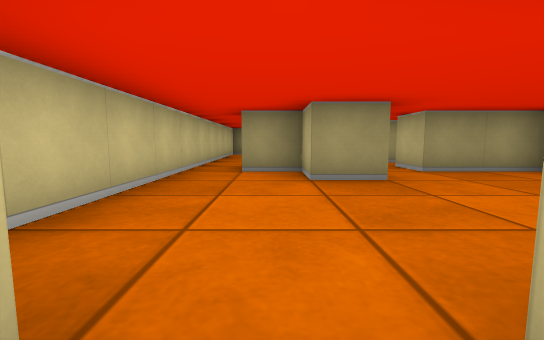
[1] (above)

15 first-person views from a walk through a cub3D ray-caster map. The camera is about half as high as the walls, tilts 6° down and sees 90° across. The floor is counted in squares. Each view is taken from the middle of a square. On the plan, view 1 faces up. The plan holds only what a view shows up to about 9 squares ahead; the rest is blank.

[2]
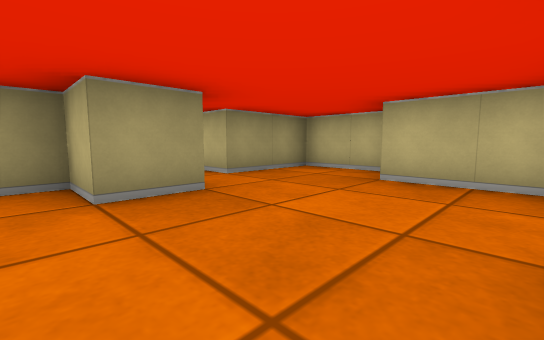

[3]
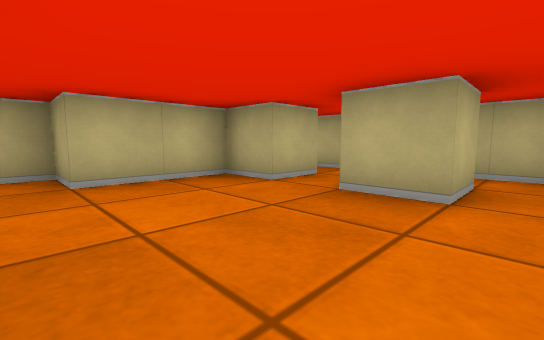

[4]
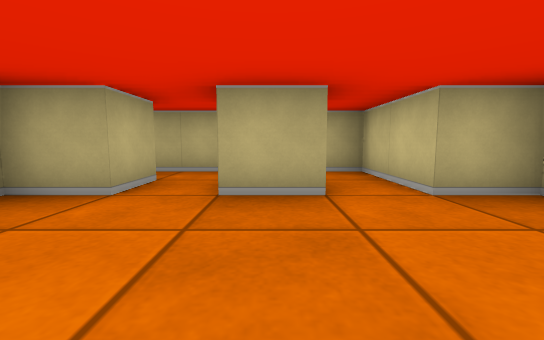

[5]
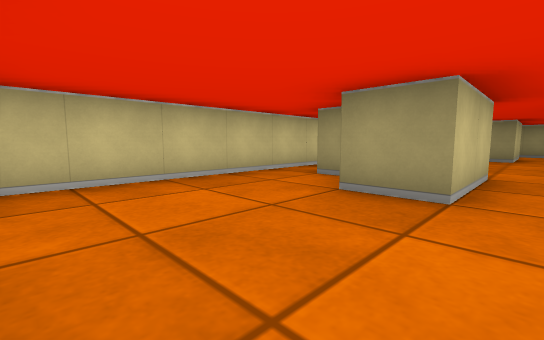

[6]
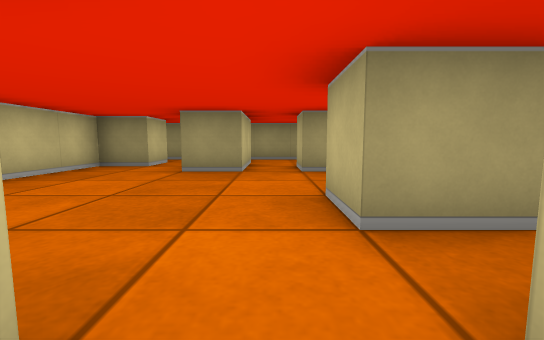

[7]
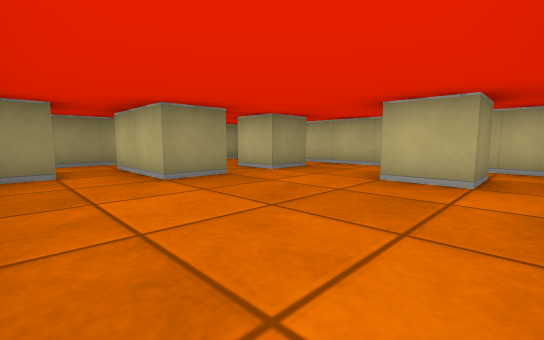

[8]
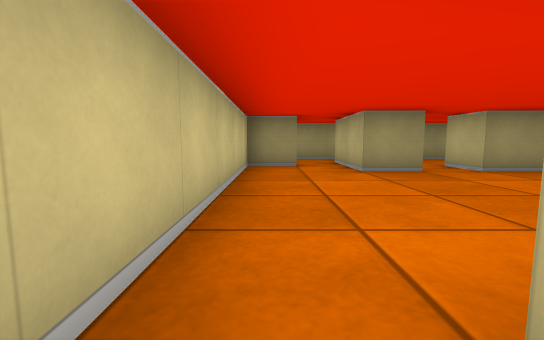

[9]
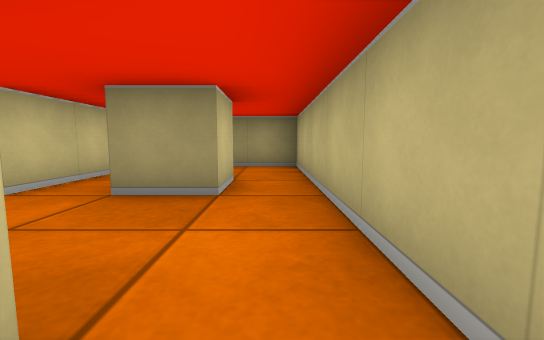

[10]
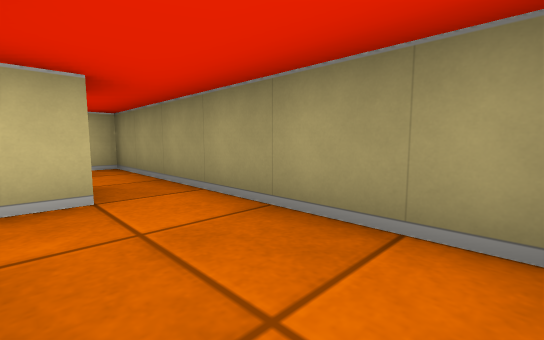

[11]
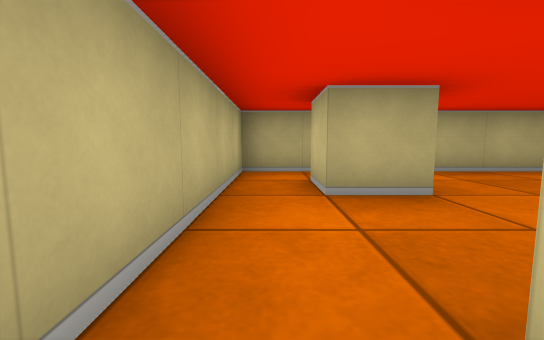

[12]
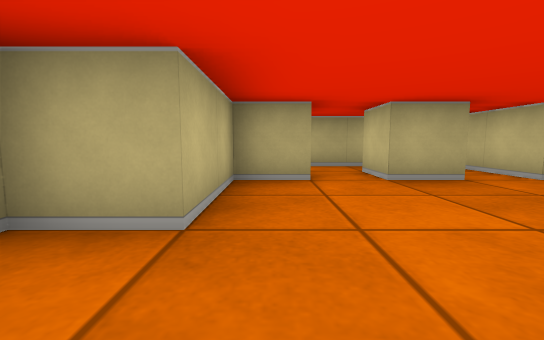

[13]
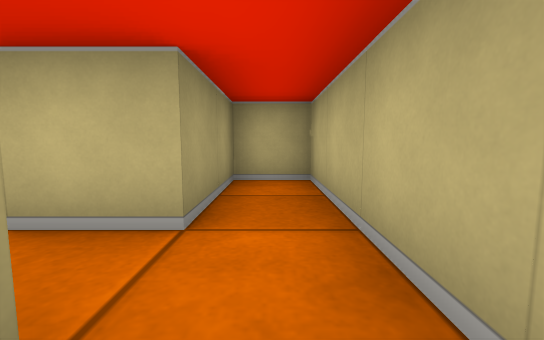

[14]
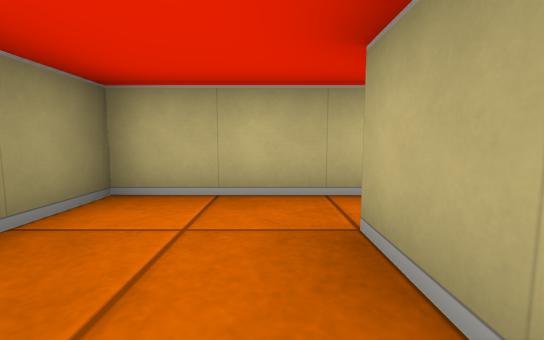

[15]
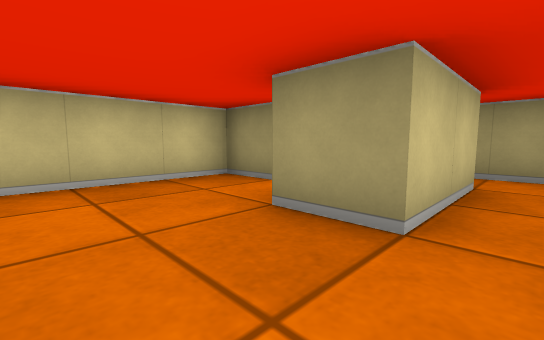

### Floor plan
Points are (right, up) in squares from view 1. A wall is a line through its corners. A room is listed if a view was taken in it or the views show most of it. See-through windows are left out.
Room 1 (views 1, 2, 3, 4, 5, 6, 8, 12, 13)
walls: (0.5, -0.5) (0.5, 0.5) (1.5, 0.5) (1.5, -0.5); (1.5, 5.5) (1.5, 3.5) (0.5, 3.5) (0.5, 4.5) (-0.5, 4.5); (-1.5, 5.5) (-1.5, 0.5) (-0.5, 0.5) (-0.5, -1.5) (4.5, -1.5) (4.5, -0.5) (2.5, -0.5) (2.5, 0.5) (3.5, 0.5) (3.5, 2.5) (4.5, 2.5) (4.5, 4.5) (2.5, 4.5) (2.5, 5.5)
ways out: opening at (-1, 5) to room 2; opening at (2, 5) to room 2
Room 2 (views 7, 9, 10, 11, 14, 15)
walls: (2.5, 9.5) (2.5, 10.5) (3.5, 10.5) (3.5, 9.5) (2.5, 9.5); (2.5, 7.5) (3.5, 7.5) (3.5, 6.5) (2.5, 6.5) (2.5, 7.5); (1.5, 11.6) (1.5, 9.5) (0.5, 9.5) (0.5, 11.5); (-0.5, 11.5) (-0.5, 10.5) (-1.5, 10.5) (-1.5, 5.5); (3.2, 5.5) (4.5, 5.5) (4.5, 12.5) (-1.5, 12.5) (-1.5, 12); (-0.6, 5.5) (1.5, 5.5)
ways out: opening at (-1, 5) to room 1; opening at (2, 5) to room 1

Positions as (right, up) in squares from view 1, and headings:
1: (0, 0), facing up
2: (0, 1), facing up-right
3: (0, 3), facing down-right
4: (1, 3), facing down
5: (2, 1), facing up-left
6: (2, 5), facing up
7: (-1, 6), facing up-right
8: (-1, 5), facing up
9: (4, 7), facing up
10: (4, 11), facing up-left
11: (4, 10), facing down
12: (3, 4), facing down
13: (1, -1), facing right
14: (2, 11), facing right
15: (2, 8), facing up-left
